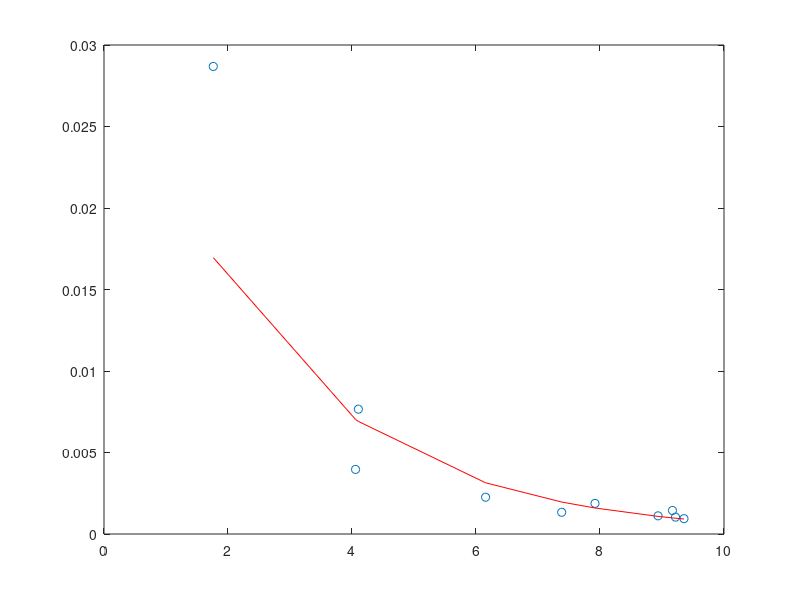
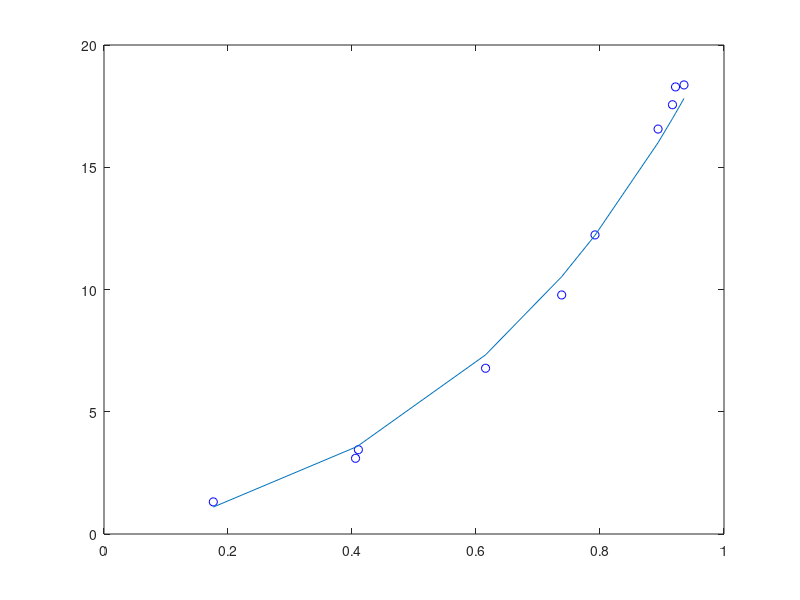

MATLAB code to generate these figures, in order:
clear all
close all
clc
%rand('seed',0); randn('seed',0); 

x = [6.1543 7.9194 9.2181 7.3821 1.7627 4.0571 9.3547 9.1690 4.1027 8.9365]';
y = [21.0518 23.0857 31.0830 27.3933 5.9044 15.8872 32.5721 26.3197 11.4262 29.9518]';

sorted_ = sortrows([x y]);
x = sorted_(:,1);
y = sorted_(:,2);

% apartado a)
ya = 1./(y.*y);
yp = log(ya); 
% solucion del problema lineal
sol = polyfit(x,yp,1);
B = -sol(1); C = sol(2); 

% calculamos los parámetros de la exponencial
A = exp(C); 
figure;
plot (x,ya,'o');
estimacion = A * exp(-B*x);

hold on;
plot (x, estimacion, 'r');
hold off;


% apartado b)
% nuevo conjunto de datos
x2 = x./10;
y2 = 3*x2.*exp(2*x2)+rand(size(x2));
ybp = log(y2./x2);

% pintamos puntos
figure;
plot(x2,y2,'ob');

% pseudoinversa
A = [x2 ones(length(x2),1)];
sol = pinv(A)*ybp;
b = sol(1); c = sol(2);
a = exp(c);
estimacion2 = a.*x2.*exp(b*x2);

%terminamos de pintar
hold on;
plot (x2, estimacion2);
hold off;
% si no tuvieramos el rand, los valores serian iguales a 3 y 2 (por la ecuacion que tenemos 
% en y -> misma estructura que el ajuste de la curva)
% Al tener el rand tenemos numeros cercanos a estos, aunque no siempre
% iguales
b
a
